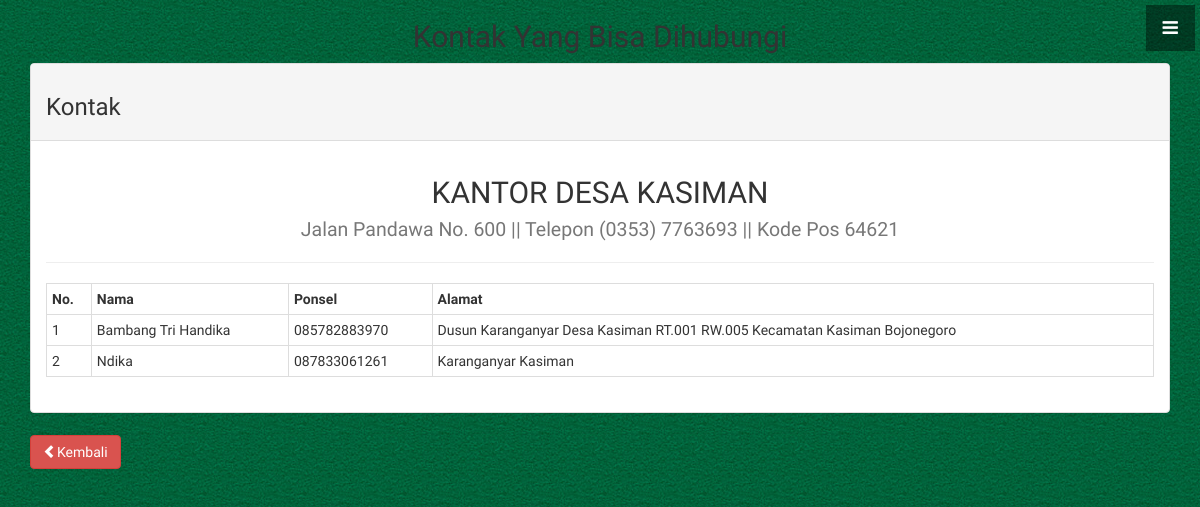
The page /kontak.php on the database its author committed.
### tables this page shows
CREATE TABLE `kontak` (
  `kontakID` int(11) NOT NULL,
  `nama` varchar(60) NOT NULL,
  `alamat` varchar(100) NOT NULL,
  `noTlpn` varchar(20) NOT NULL
);

### kontak.php (the view, shortened to what this page needs)
<!DOCTYPE html>
<html lang="en">
<head>
    <link href="css/bootstrap.min.css" rel="stylesheet">
    <link href="css/stylish-portfolio.css" rel="stylesheet">
    <link href="font-awesome/css/font-awesome.min.css" rel="stylesheet" type="text/css">
</head>
<body>
<a id="menu-toggle" href="#" class="btn btn-dark btn-lg toggle"><i class="fa fa-bars"></i></a>
<div class="container">
<h2 align="center">Kontak Yang Bisa Dihubungi</h2>
<div class="panel panel-default">
	<div class="panel-heading"><h3>Kontak</h3></div>
	<div class="panel-body">
	<h2 align="center">KANTOR DESA KASIMAN<br/><small>Jalan Pandawa No. 600 || Telepon (0353) 7763693 || Kode Pos 64621</small></h2><hr/>
			<table class="table table-condensed table-bordered table-stripped table-hover">
				<tr>
					<th>No.</th>
					<th>Nama</th>
					<th>Ponsel</th>
					<th>Alamat</th>
				</tr>
				<?php
				$lihat=mysql_query("SELECT * FROM kontak")or die(mysql_error());
				while($row=mysql_fetch_array($lihat)){?>
					<tr>
						<td><?php echo $row['kontakID'];?></td>
						<td><?php echo $row['nama'];?></td>
						<td><?php echo $row['noTlpn'];?></td>
						<td><?php echo $row['alamat'];?></td>
					</tr><?php
				} ?>
			</table>
	</div>
</div>
	<h2 align=""><a class="btn btn-danger" href="index.php"><span class="glyphicon glyphicon-chevron-left"></span>Kembali</a></h2>
</div>
</body>
</html>

### css/stylish-portfolio.css (style rules this page uses)
html, body { width: 100%; height: 100%; }
body { font-family: "Source Sans Pro","Helvetica Neue",Helvetica,Arial,sans-serif; background: url(../img/bgijo.jpg) center center scroll; }
.btn-dark { border-radius: 0; color: #fff; background-color: rgba(0,0,0,0.4); }
#menu-toggle { z-index: 1; position: fixed; top: 0; right: 0; }
.toggle { margin: 5px 5px 0 0; }

### rows shown on the page
kontak: kontakID "1", nama "Bambang Tri Handika", noTlpn "085782883970", alamat "Dusun Karanganyar Desa Kasiman RT.001 RW.005 Kecamatan Kasiman Bojonegoro"
kontak: kontakID "2", nama "Ndika", noTlpn "087833061261", alamat "Karanganyar Kasiman"
